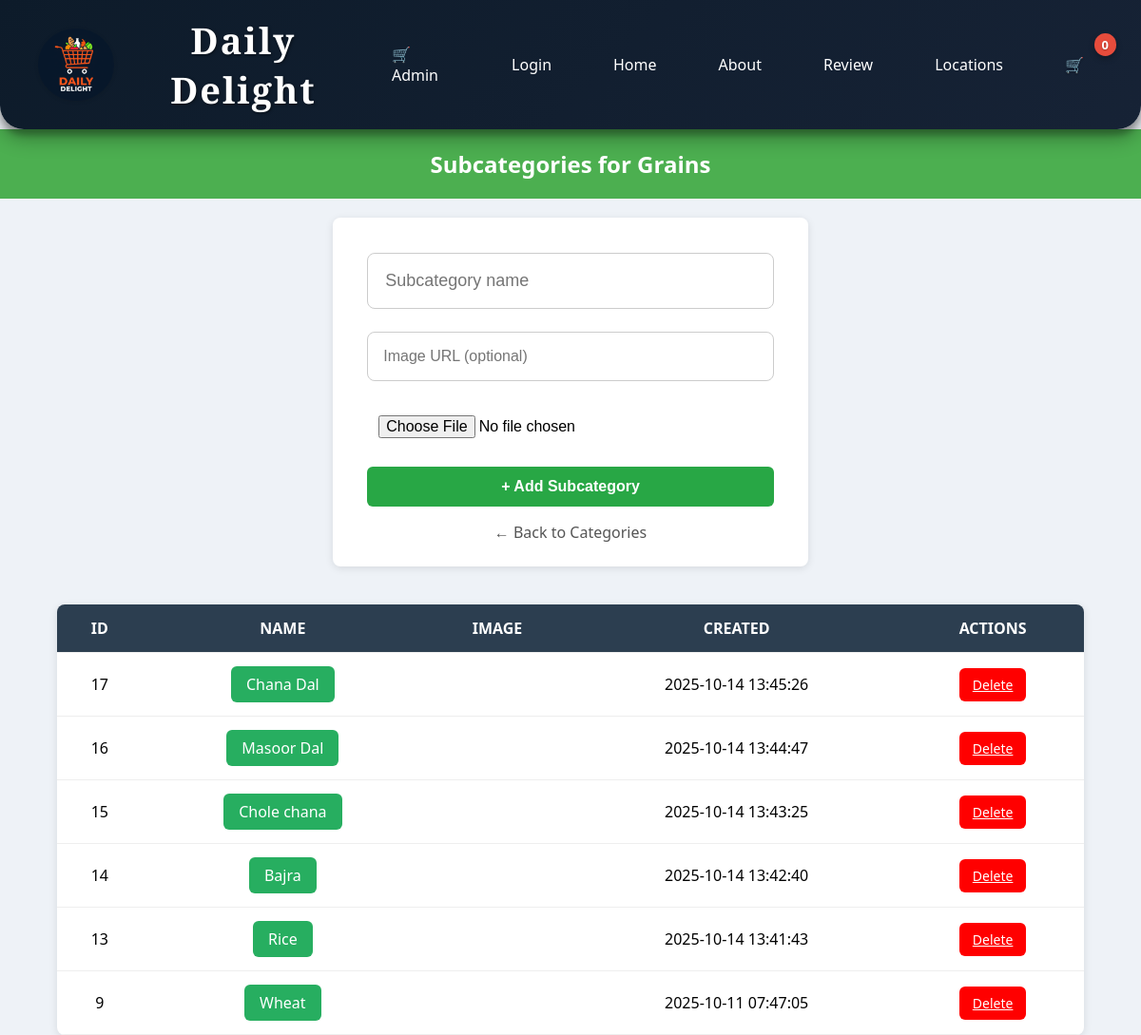
Screenshot of /a_subcategories.php?category_id=3 with the database file from the repository.
### tables this page shows
CREATE TABLE `categorie` (
  `id` int(11) NOT NULL,
  `name` varchar(255) NOT NULL,
  `image` varchar(255) DEFAULT 'noimage.png',
  `created_at` timestamp NOT NULL DEFAULT current_timestamp()
);

CREATE TABLE `subcategories` (
  `id` int(11) NOT NULL,
  `category_id` int(11) NOT NULL,
  `name` varchar(255) NOT NULL,
  `image` varchar(255) DEFAULT 'noimage.png',
  `created_at` timestamp NOT NULL DEFAULT current_timestamp()
);

### a_subcategories.php (the view, shortened to what this page needs)
<?php
include_once("a_header.php");
$con = mysqli_connect("localhost","root","","client");
$category_id = intval($_GET['category_id'] ?? 0);
$res = mysqli_query($con, "SELECT * FROM subcategories WHERE category_id=$category_id ORDER BY id DESC");
$cat = mysqli_fetch_assoc(mysqli_query($con, "SELECT * FROM categorie WHERE id=$category_id"));
?>
<!doctype html>
<html>
<head>
</head>
<body>
<h2>Subcategories for <?= htmlspecialchars($cat['name'] ?? 'Unknown') ?></h2>
<form method="post" enctype="multipart/form-data">
    <input name="name" placeholder="Subcategory name" required><br>
    <input name="image_url" placeholder="Image URL (optional)"><br>
    <input type="file" name="image_file" accept="image/*"><br>
    <button name="add_subcat" type="submit" class="btn btn-add">+ Add Subcategory</button><br>
    <a href="a_categories.php" class="back-link">← Back to Categories</a>
</form>
<table>
<tr>
  <th>ID</th>
  <th>Name</th>
  <th>Image</th>
  <th>Created</th>
  <th>Actions</th>
</tr>
<?php while($r = mysqli_fetch_assoc($res)): ?>
<tr>
  <td><?= $r['id'] ?></td>
  <td>
    <a href="a_products.php?subcategory_id=<?= $r['id'] ?>" class="subcat-btn">
      <?= htmlspecialchars($r['name']) ?>
    </a>
  </td>
  <td><img src="<?= htmlspecialchars($r['image']) ?>" alt=""></td>
  <td><?= $r['created_at'] ?></td>
  <td>
    <a href="?category_id=<?= $category_id ?>&delete=<?= $r['id'] ?>"
       class="btn-delete"
       onclick="return confirm('Are you sure you want to delete this subcategory?')">Delete</a>
  </td>
</tr>
<?php endwhile; ?>
</table>
</body>
</html>

### a_header.php (style rules this page uses)
* { margin: 0; padding: 0; box-sizing: border-box; }
html, body { height: 100%; display: flex; flex-direction: column; font-family: 'Poppins', sans-serif; background-color: #fcfbf8; }

### a_subcategories.php (style rules this page uses)
body { font-family: 'Segoe UI', Arial, sans-serif; background: #eef2f7; margin: 0; padding: 0; }
h2 { color: white; text-align: center; padding: 20px; background: #4CAF50; margin: 0; }
form { width: 500px; background: white; padding: 25px; margin: 20px auto; border-radius: 8px; box-shadow: 0 2px 8px rgba(0,0,0,0.1); text-align: center; }
input[name="name"] { padding: 18px; margin: 12px 0; width: 95%; font-size: 18px; border: 1px solid #ccc; border-radius: 8px; box-sizing: border-box; }
input[name="image_url"] { padding: 16px; margin: 12px 0; width: 95%; font-size: 16px; border: 1px solid #ccc; border-radius: 8px; box-sizing: border-box; }
input[type="file"] { padding: 12px; margin: 12px 0; width: 95%; font-size: 16px; border-radius: 8px; }
.btn { padding: 12px 18px; border: none; border-radius: 6px; cursor: pointer; text-decoration: none; font-size: 16px; transition: 0.3s ease; display: inline-block; margin: 6px 2px; }
.btn-add { background: #28a745; color: white; width: 95%; font-weight: 600; }
.btn-delete { padding: 8px 14px; font-size: 14px; background: red; color: white; border: none; border-radius: 6px; cursor: pointer; transition: 0.2s; }
.back-link { display: inline-block; margin-top: 10px; color: #555; text-decoration: none; }
table { border-collapse: collapse; width: 90%; margin: 20px auto; background: #fff; border-radius: 8px; overflow: hidden; box-shadow: 0 2px 8px rgba(0,0,0,0.1); }
th, td { padding: 14px; text-align: center; border-bottom: 1px solid #eee; font-size: 16px; }
th { background: #2c3e50; color: white; text-transform: uppercase; }
.subcat-btn { display: inline-block; padding: 8px 16px; background: #27ae60; color: #fff; text-decoration: none; border-radius: 6px; transition: 0.3s; font-weight: 500; }

### rows the page displays
categorie: name "Grains"
subcategories: id "17", name "Chana Dal", created_at "2025-10-14 13:45:26"
subcategories: id "16", name "Masoor Dal", created_at "2025-10-14 13:44:47"
subcategories: id "15", name "Chole chana", created_at "2025-10-14 13:43:25"
subcategories: id "14", name "Bajra", created_at "2025-10-14 13:42:40"
subcategories: id "13", name "Rice", created_at "2025-10-14 13:41:43"
subcategories: id "9", name "Wheat", created_at "2025-10-11 07:47:05"

### other values shown
$cart_count "0"
